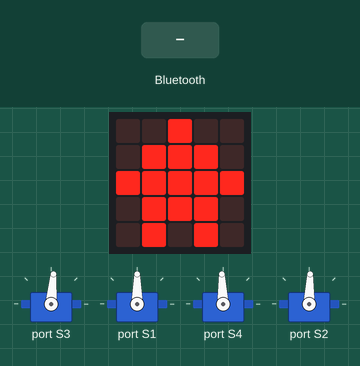
Simulated run of this program. Board: BBC micro:bit (MakeCode). Shown: the board's 5×5 LED display, 4 × servo. Inputs (shaded band) come from the test bench.

Above: at 1.8 s.
1.9 s: a phone connects over Bluetooth
At 3.1 s:
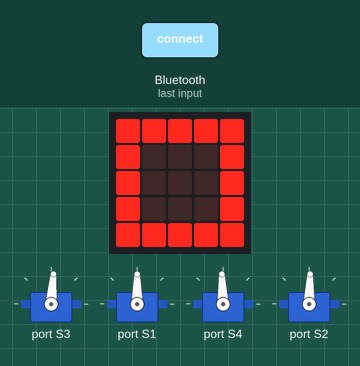
3.4 s: a phone disconnects over Bluetooth
At 4.2 s:
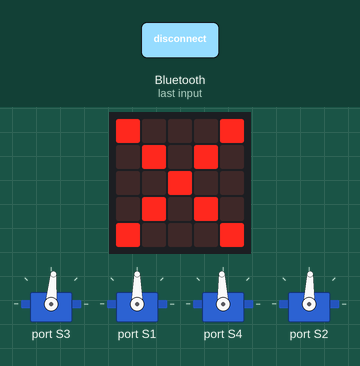
Timing chart, 0 to 6.4 s (numbered marks = the images above; inputs shaded):
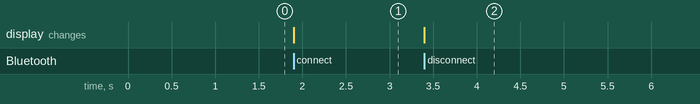

Measured:
- after the input at 1.9 s, the display: changes at once (image 1)
- after the input at 3.4 s, the display: changes at once (image 2)

The program:

main.ts
```typescript
bluetooth.onBluetoothConnected(function () {
    basic.showIcon(IconNames.Square)
})
bluetooth.onBluetoothDisconnected(function () {
    basic.showIcon(IconNames.No)
})
bluetooth.onUartDataReceived(serial.delimiters(Delimiters.NewLine), function () {
    line = bluetooth.uartReadUntil(serial.delimiters(Delimiters.NewLine))
    bluetooth.uartWriteLine(line)
    if (line == "init") {
        leg_initialize()
        foot_initialize()
    } else {
        cmd = line.split(",")
        if (cmd.length == 3) {
            if (cmd[0] == "L") {
                leg_right_angle = parseFloat(cmd[1]) + (leg_right_angle_init - 90)
                kitronik_i2c_16_servo.servoWrite(kitronik_i2c_16_servo.Servos.Servo3, leg_right_angle)
                leg_left_angle = parseFloat(cmd[2]) + (leg_left_angle_init - 90)
                kitronik_i2c_16_servo.servoWrite(kitronik_i2c_16_servo.Servos.Servo1, leg_left_angle)
            } else if (cmd[0] == "F") {
                foot_right_angle = parseFloat(cmd[1]) + (foot_right_angle_init - 90)
                kitronik_i2c_16_servo.servoWrite(kitronik_i2c_16_servo.Servos.Servo4, foot_right_angle)
                foot_left_angle = parseFloat(cmd[2]) + (leg_left_angle_init - 90)
                kitronik_i2c_16_servo.servoWrite(kitronik_i2c_16_servo.Servos.Servo2, foot_left_angle)
            }
        }
    }
})
function foot_initialize () {
    foot_left_angle = 90
    foot_right_angle_init = 92
    kitronik_i2c_16_servo.servoWrite(kitronik_i2c_16_servo.Servos.Servo4, foot_right_angle_init)
    foot_right_angle = 90
    foot_left_angle_init = 88
    kitronik_i2c_16_servo.servoWrite(kitronik_i2c_16_servo.Servos.Servo2, foot_left_angle_init)
}
function leg_initialize () {
    leg_right_angle = 90
    leg_right_angle_init = 85
    kitronik_i2c_16_servo.servoWrite(kitronik_i2c_16_servo.Servos.Servo3, leg_right_angle_init)
    leg_left_angle = 90
    leg_left_angle_init = 90
    kitronik_i2c_16_servo.servoWrite(kitronik_i2c_16_servo.Servos.Servo1, leg_left_angle_init)
}
let foot_left_angle_init = 0
let foot_left_angle = 0
let foot_right_angle_init = 0
let foot_right_angle = 0
let leg_left_angle_init = 0
let leg_left_angle = 0
let leg_right_angle_init = 0
let leg_right_angle = 0
let cmd: string[] = []
let line = ""
basic.showIcon(IconNames.House)
bluetooth.startUartService()
leg_initialize()
foot_initialize()
basic.forever(function () {

})
```

test.ts
```typescript
// テストはここに来ます。このパッケージが拡張機能として使用されるときにはコンパイルされません。
```
